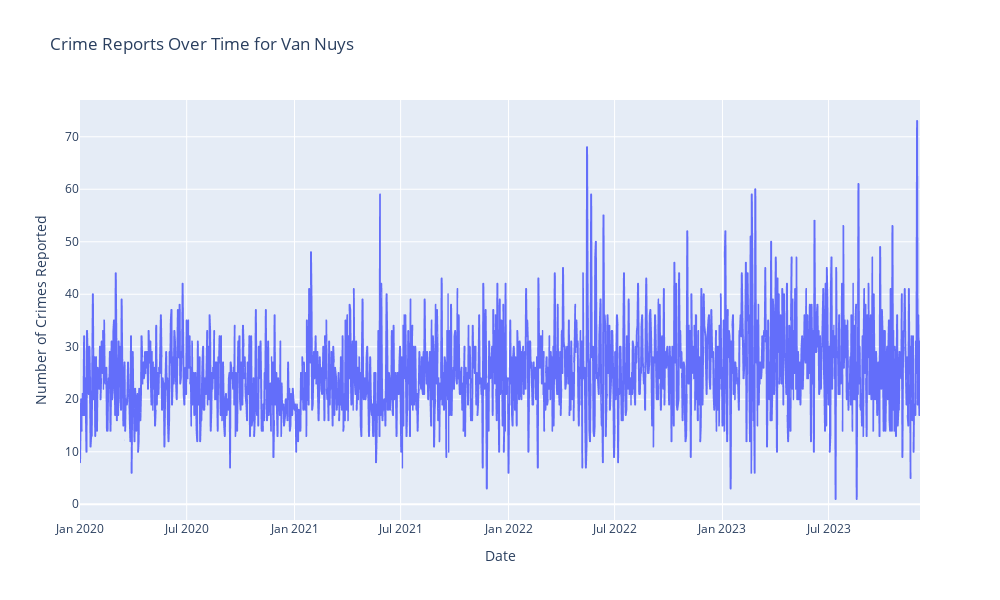

The cell this chart's notebook holds for it:
### Markdown cell above
Includes Santa Monica and Venice Beach

### Code cell
van_df = df[df['area_name'] == 'Van Nuys']


time_series_van = van_df.groupby([van_df['date_reported'].dt.date]).size().reset_index(name='counts')


fig = px.line(time_series_van, x='date_reported', y='counts', title='Crime Reports Over Time for Van Nuys')
fig.update_xaxes(title_text='Date')
fig.update_yaxes(title_text='Number of Crimes Reported')
fig.update_layout(height=600, width=1000)
fig.show()

### Figure 1 — Plotly figure (JSON) as saved in the notebook; plotly's stock layout.template omitted (floating-point values rounded to 4 significant figures; data arrays with more than 128 entries replaced by an {"elided": "..."} marker saying what was removed)
{"data": [{"hovertemplate": "date_reported=%{x}<br>counts=%{y}<extra></extra>", "legendgroup": "", "line": {"color": "#636efa", "dash": "solid"}, "marker": {"symbol": "circle"}, "mode": "lines", "name": "", "showlegend": false, "type": "scattergl", "x": {"elided": "1434 str values"}, "xaxis": "x", "y": {"elided": "1434 int values"}, "yaxis": "y"}], "layout": {"height": 600, "legend": {"tracegroupgap": 0}, "title": {"text": "Crime Reports Over Time for Van Nuys"}, "width": 1000, "xaxis": {"anchor": "y", "domain": [0, 1], "title": {"text": "Date"}}, "yaxis": {"anchor": "x", "domain": [0, 1], "title": {"text": "Number of Crimes Reported"}}}}
